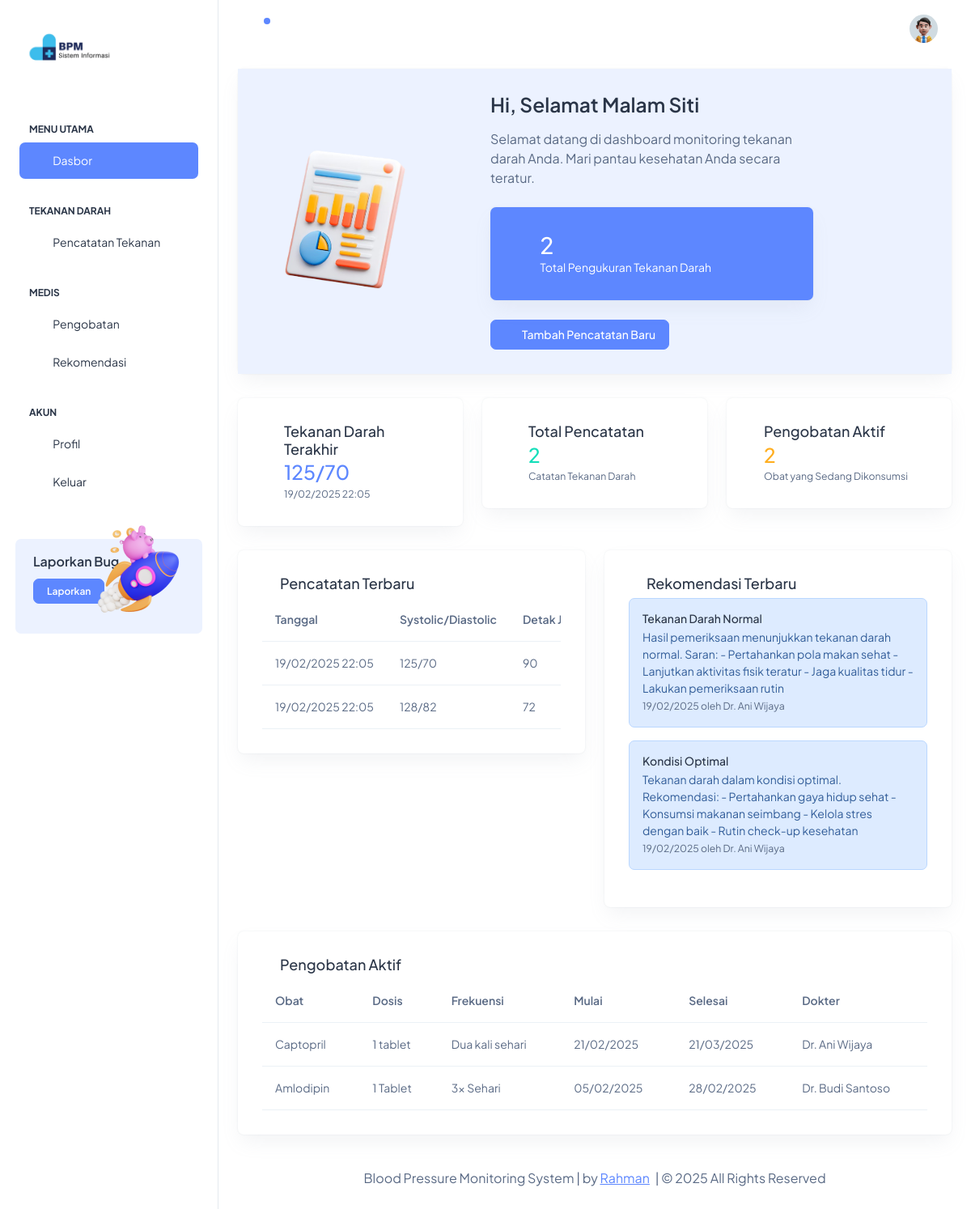
/App/Views/dashboard.php (signed in), run on the app's committed database.
### tables this page shows
CREATE TABLE `patient_profiles` (
  `patient_id` int NOT NULL,
  `user_id` int DEFAULT NULL,
  `full_name` varchar(100) NOT NULL,
  `date_of_birth` date NOT NULL,
  `gender` enum('M','F') NOT NULL,
  `address` text,
  `phone_number` varchar(20) DEFAULT NULL,
  `emergency_contact` varchar(100) DEFAULT NULL,
  `emergency_phone` varchar(20) DEFAULT NULL,
  `medical_history` text
);

CREATE TABLE `patient_recommendations` (
  `patient_recommendation_id` int NOT NULL,
  `patient_id` int DEFAULT NULL,
  `reading_id` int DEFAULT NULL,
  `title` varchar(100) NOT NULL,
  `description` text NOT NULL,
  `created_by` int DEFAULT NULL,
  `created_at` timestamp NULL DEFAULT CURRENT_TIMESTAMP
);

CREATE TABLE `blood_pressure_readings` (
  `reading_id` int NOT NULL,
  `patient_id` int DEFAULT NULL,
  `systolic` int NOT NULL,
  `diastolic` int NOT NULL,
  `pulse_rate` int DEFAULT NULL,
  `reading_date` timestamp NULL DEFAULT CURRENT_TIMESTAMP,
  `notes` text
);

CREATE TABLE `doctor_profiles` (
  `doctor_id` int NOT NULL,
  `user_id` int DEFAULT NULL,
  `full_name` varchar(100) NOT NULL,
  `specialization` varchar(100) DEFAULT NULL,
  `license_number` varchar(50) NOT NULL,
  `phone_number` varchar(20) DEFAULT NULL
);

CREATE TABLE `patient_medications` (
  `patient_medication_id` int NOT NULL,
  `patient_id` int DEFAULT NULL,
  `medication_id` int DEFAULT NULL,
  `dosage` varchar(50) DEFAULT NULL,
  `frequency` varchar(50) DEFAULT NULL,
  `start_date` date DEFAULT NULL,
  `end_date` date DEFAULT NULL,
  `prescribed_by` int DEFAULT NULL,
  `notes` text
);

CREATE TABLE `medications` (
  `medication_id` int NOT NULL,
  `name` varchar(100) NOT NULL,
  `description` text,
  `dosage_form` varchar(50) DEFAULT NULL,
  `created_by` int DEFAULT NULL,
  `created_at` timestamp NULL DEFAULT CURRENT_TIMESTAMP
);

### App/Views/partials/pasien-dashboard.php (the view, shortened to what the rows shown need)
<?php
$patientName = explode(' ', $patientProfile['full_name'])[0];
$hour = date('H');
$greeting = '';
if ($hour >= 5 && $hour < 12) {
    $greeting = 'Pagi';
} elseif ($hour >= 12 && $hour < 15) {
    $greeting = 'Siang';
} elseif ($hour >= 15 && $hour < 18) {
    $greeting = 'Sore';
} else {
    $greeting = 'Malam';
}
?>
<div class="row">
    <div class="col-12">
        <div class="card w-100">
            <div class="card-body bg-light-primary">
                <div class="row align-items-center">
                    <div class="col-lg-4">
                        <img src="assets/images/data/data-dashboard.png" alt="Patient Profile"
                            class="img-fluid rounded-circle" style="max-width: 200px;">
                    </div>
                    <div class="col-lg-6">
                        <h3 class="fw-semibold mb-3">Hi, Selamat <?= $greeting ?> <?= htmlspecialchars($patientName) ?>
                        </h3>
                        <p class="fs-4 mb-4">
                            Selamat datang di dashboard monitoring tekanan darah Anda.
                            Mari pantau kesehatan Anda secara teratur.
                        </p>
                        <div class="card bg-primary text-white mb-4">
                            <div class="card-body d-flex align-items-center">
                                <i class="ti ti-heart-rate-monitor fs-6 me-3"></i>
                                <div>
                                    <h2 class="text-white mb-0"><?= $totalReadings ?></h2>
                                    <p class="mb-0">Total Pengukuran Tekanan Darah</p>
                                </div>
                            </div>
                        </div>
                        <button class="btn btn-primary d-flex align-items-center"
                            onclick="window.location.href='pencatatan.php'">
                            <i class="ti ti-plus fs-5 me-2"></i>
                            <span>Tambah Pencatatan Baru</span>
                        </button>
                    </div>
                </div>
            </div>
        </div>
    </div>
</div>
<div class="row">
    <div class="col-lg-4">
        <div class="card hover-shadow">
            <div class="card-body">
                <div class="d-flex align-items-center">
                    <i class="ti ti-heart text-primary fs-7 me-3 pulse-animation"></i>
                    <div>
                        <h5 class="card-title mb-1">Tekanan Darah Terakhir</h5>
                        <h3 class="mb-0 text-primary">
                            <?= isset($latestReading['systolic']) ? $latestReading['systolic'] . '/' . $latestReading['diastolic'] : '-/-' ?>
                        </h3>
                        <small class="text-muted">
                            <?= isset($latestReading['reading_date']) ? date('d/m/Y H:i', strtotime($latestReading['reading_date'])) : '-' ?>
                        </small>
                    </div>
                </div>
            </div>
        </div>
    </div>
    <div class="col-lg-4">
        <div class="card hover-shadow">
            <div class="card-body">
                <div class="d-flex align-items-center">
                    <i class="ti ti-notes text-success fs-7 me-3 bounce-animation"></i>
                    <div>
                        <h5 class="card-title mb-1">Total Pencatatan</h5>
                        <h3 class="mb-0 text-success"><?= $totalReadings ?></h3>
                        <small class="text-muted">Catatan Tekanan Darah</small>
                    </div>
                </div>
            </div>
        </div>
    </div>
    <div class="col-lg-4">
        <div class="card hover-shadow">
            <div class="card-body">
                <div class="d-flex align-items-center">
                    <div>
                        <h5 class="card-title mb-1">Pengobatan Aktif</h5>
                        <h3 class="mb-0 text-warning"><?= count($activeMedications) ?></h3>
                        <small class="text-muted">Obat yang Sedang Dikonsumsi</small>
                    </div>
                </div>
            </div>
        </div>
    </div>
</div>
<div class="row">
    <div class="col-lg-6">
        <div class="card hover-shadow">
            <div class="card-body">
                <h5 class="card-title"><i class="ti ti-chart-line me-2"></i>Pencatatan Terbaru</h5>
                <div class="table-responsive">
                    <table class="table text-nowrap mb-0 align-middle">
                        <thead>
                            <tr>
                                <th>Tanggal</th>
                                <th>Systolic/Diastolic</th>
                                <th>Detak Jantung</th>
                            </tr>
                        </thead>
                        <tbody>
                            <?php foreach (array_slice($recentReadings, 0, 5) as $reading): ?>
                                <tr>
                                    <td><?= date('d/m/Y H:i', strtotime($reading['reading_date'])) ?></td>
                                    <td><?= $reading['systolic'] ?>/<?= $reading['diastolic'] ?></td>
                                    <td><?= $reading['pulse_rate'] ?></td>
                                </tr>
                            <?php endforeach; ?>
                        </tbody>
                    </table>
                </div>
            </div>
        </div>
    </div>
    <div class="col-lg-6">
        <div class="card hover-shadow">
            <div class="card-body">
                <h5 class="card-title"><i class="ti ti-bulb me-2"></i>Rekomendasi Terbaru</h5>
                <?php if (!empty($recommendations)): ?>
                    <?php foreach (array_slice($recommendations, 0, 3) as $rec): ?>
                        <div class="alert alert-info mb-3 fade-in">
                            <h6 class="mb-1"><?= htmlspecialchars($rec['title']) ?></h6>
                            <p class="mb-0"><?= htmlspecialchars($rec['description']) ?></p>
                            <small class="text-muted">
                                <?= date('d/m/Y', strtotime($rec['created_at'])) ?>
                                oleh <?= htmlspecialchars($rec['created_by_name']) ?>
                            </small>
                        </div>
                    <?php endforeach; ?>
                <?php else: ?>
                    <div class="alert alert-info">
                        Belum ada rekomendasi terbaru
                    </div>
                <?php endif; ?>
            </div>
        </div>
    </div>
</div>
<div class="row">
    <div class="col-12">
        <div class="card hover-shadow">
            <div class="card-body">
                <h5 class="card-title"><i class="ti ti-pill me-2"></i>Pengobatan Aktif</h5>
                <div class="table-responsive">
                    <table class="table text-nowrap mb-0 align-middle">
                        <thead>
                            <tr>
                                <th>Obat</th>
                                <th>Dosis</th>
                                <th>Frekuensi</th>
                                <th>Mulai</th>
                                <th>Selesai</th>
                                <th>Dokter</th>
                            </tr>
                        </thead>
                        <tbody>
                            <?php foreach ($activeMedications as $med): ?>
                                <tr>
                                    <td><?= htmlspecialchars($med['medication_name']) ?></td>
                                    <td><?= htmlspecialchars($med['dosage']) ?></td>
                                    <td><?= htmlspecialchars($med['frequency']) ?></td>
                                    <td><?= date('d/m/Y', strtotime($med['start_date'])) ?></td>
                                    <td><?= date('d/m/Y', strtotime($med['end_date'])) ?></td>
                                    <td><?= htmlspecialchars($med['doctor_name']) ?></td>
                                </tr>
                            <?php endforeach; ?>
                        </tbody>
                    </table>
                </div>
            </div>
        </div>
    </div>
</div>

### data on the page
patient_profiles: full_name "Siti", patient_id "2"
patient_recommendations: reading.systolic "125", reading.diastolic "70", reading.reading_date "19/02/2025 22:05", title "Kondisi Optimal", description "Tekanan darah dalam kondisi optimal. Rekomendasi: - Pertahankan gaya hidup sehat - Konsumsi makanan seimbang - Kelola stres dengan baik - Rutin check-up kesehatan", created_at "19/02/2025", doctor_profiles.full_name "Dr. Ani Wijaya"
blood_pressure_readings: reading_date "19/02/2025 22:05", systolic "125", diastolic "70", pulse_rate "90"
blood_pressure_readings: reading_date "19/02/2025 22:05", systolic "128", diastolic "82", pulse_rate "72"
patient_recommendations: title "Tekanan Darah Normal", description "Hasil pemeriksaan menunjukkan tekanan darah normal. Saran: - Pertahankan pola makan sehat - Lanjutkan aktivitas fisik teratur - Jaga kualitas tidur - Lakukan pemeriksaan rutin", created_at "19/02/2025", doctor_profiles.full_name "Dr. Ani Wijaya"
patient_medications: medication.name "Captopril", dosage "1 tablet", frequency "Dua kali sehari", start_date "21/02/2025", end_date "21/03/2025", prescribed_by.full_name "Dr. Ani Wijaya"
patient_medications: medication.name "Amlodipin", dosage "1 Tablet", frequency "3x Sehari", start_date "05/02/2025", end_date "28/02/2025", prescribed_by.full_name "Dr. Budi Santoso"

### other printed values
$greeting "Malam"
count($activeMedications) "2"
